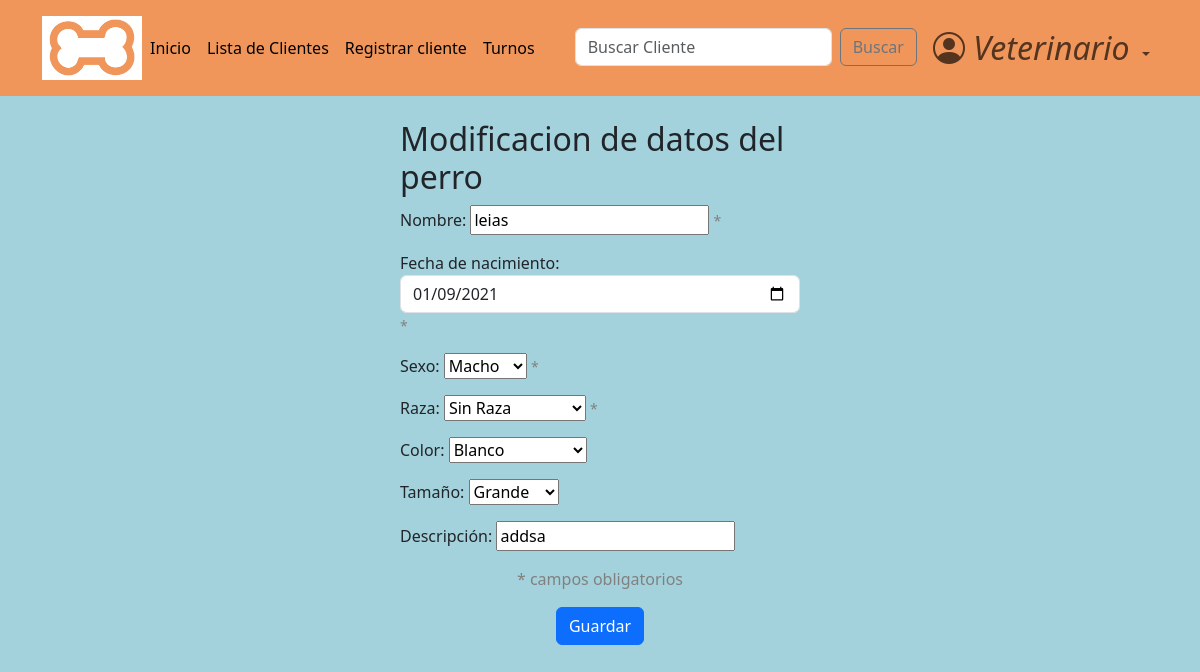
Page /dogs/dog_modification/3/2 (signed in) on the committed database.
### dogs/models.py (models this page shows, shortened)
class Dog(models.Model):
    class Sex(models.TextChoices):
        macho = "Macho"
        hembra = "Hembra"
    class Breed(models.TextChoices):
        sin_raza = "Sin raza"
        coker = "Coker"
        pastor_aleman = "Pastor aleman"
        bulldog = "Bulldog"
        labrador = "Labrador"
        golden = "Golder"
        caniche = "Caniche"
        chihuahua = "Chihuahua"
        bulldog_frances = "Bulldog Frances"
        beagle = "Beagle"
        boxer = "Boxer"
        galgo = "Galgo"
        dalmata = "Dalmata"
        sharpei = "Shar pei"
    class Color(models.TextChoices):
        blanco = "Blanco"
        negro = "Negro"
        marron = "Marrón"
        blanco_y_negro = "Blanco y negro"
        otro = "Otro color"
    class Size(models.TextChoices):
        grande = "Grande"
        mediano = "Mediano"
        pequeño = "pequeño"
    name = models.CharField(
        max_length=30,
    )
    date_of_birth = models.DateField(
        null=True,
        validators=[MaxValueValidator(date.today, "La fecha de nacimiento del perro debe ser anterior a hoy")]
    )
    sex = models.CharField(
        max_length=10,
        choices=Sex.choices
    )
    breed = models.CharField(
        max_length=20,
        choices=Breed.choices
    )
    color = models.CharField(
        max_length=20,
        blank=True,
        choices=Color.choices,
        null=True,
    )
    size = models.CharField(
        max_length=10,
        null=True,
        blank=True,
        choices=Size.choices,
    )
    description = models.TextField(
        max_length=120,
        blank=True,
        null=True,
    )
    hidden = models.BooleanField(default=False)
    owner = models.ForeignKey(
        CustomUser,
        blank=True,
        on_delete=models.CASCADE,
        null=True
    )

### dogs/views.py (the view)
# urls.py: path('dog_modification/<user_owner_id>/<dog_id>', views.dog_modification_view, name='dog_modification'),
@login_required
def dog_modification_view(request, dog_id, user_owner_id):
    user = request.user
    if not user.is_authenticated or not user.is_veterinario:
        return redirect('login')
    dog = Dog.objects.get(id=dog_id)
    user_owner = CustomUser.objects.get(id=user_owner_id)
    if request.POST:
        form = DogModificationForm(request.POST, instance=dog, user=user_owner)
        if form.is_valid():
            form.save()
            return redirect('dog_modification_succeed', user_owner_id=user_owner.id, dog_id=dog.id)
    else:
        form = DogModificationForm(
            initial = {
                'name': dog.name,
                'sex': dog.sex,
                'breed': dog.breed,
                'color': dog.color,
                'description': dog.description,
                'size': dog.size
            },
            instance=dog,
            user=user_owner
        )
        form = DogModificationForm(instance=dog, user=user_owner)
    return render(request, 'dog_modification.html', {
                                                    'dog': dog,
                                                    'form': form
                                                    }
    )

### dogs/templates/dog_modification.html (shortened to what this page needs)
{% extends 'base.html' %}
{% block content %}
<main>
    <br>
    <div class="col-md-4 mx-auto">
    <h2>Modificacion de datos del perro</h2>
    <form method="post">
        {% for field in form %}
            <p>
                {{field.label_tag}}
                {{field}}
                {% if field.help_text %}
                    <small style="color: grey;">{{field.help_text}}</small>
                {% endif %}
            </p>
        {% endfor %}
        <p style="text-align:center; color:grey"> * campos obligatorios</p>
        <div class="text-center">
            <button class="btn btn-primary" >Guardar</button>
        </div>
    </form>
    </div>
</main>
{% endblock content %}

### pages/static/css/styles.css (style rules this page uses)
html { box-sizing: border-box; font-size: 16px; scroll-behavior: smooth; }
body { margin: 0; padding: 0; overflow-x: hidden; background-color: #a4d2dc; }

### rows in the picture
Dog: form "leias" "01/09/2021" "Macho" "Sin Raza" "Blanco" "Grande" "addsa"

### other values in the picture
{{ field.label_tag }} "Nombre:" "Fecha de nacimiento:" "Sexo:" "Raza:" "Color:" "Tamaño:" "Descripción:"
{{ field.help_text }} "*" "*" "*" "*"
